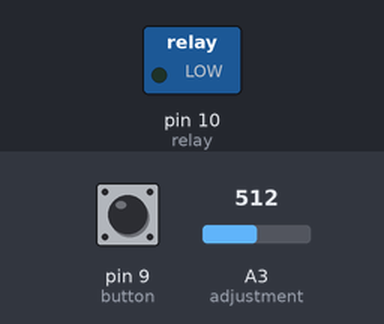
Bench run of a sketch on a simulated Arduino Uno, built with avr-gcc and run on an emulated ATmega328P. Shown: switched loads named in the sketch (green lamp = pin HIGH). Inputs (shaded band) come from the test bench; at power-on: pin 9 (button) LOW, A3 (adjustment) = 512. Pins used as bus, display or sensor lines are not drawn; what the sketch prints to the serial monitor is not drawn.

Above: at 1.2 s.
1.3 s: pin 9 (button) pulled HIGH for 0.15 s
At 1.8 s:
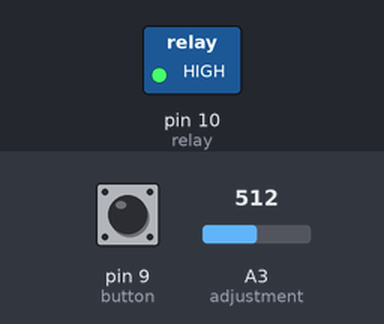
Timing chart, 0 to 4.3 s (numbered marks = the images above; inputs shaded):
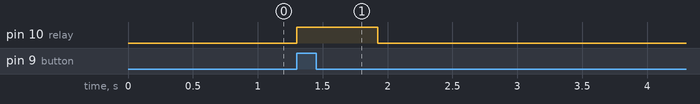

Measured:
- after the input at 1.3 s, pin 10 (relay): LOW → HIGH at once, → LOW 0.63 s later

The sketch:

Shurik_RelayOffDelay_v2.ino.ino
```cpp
int power = 8; // PB0 (CPU 14 Pin) Power led. always on
int relay = 10; // PB2 (CPU 16 Pin)  Relay
int button = 9;  // PB1 (CPU 15 Pin) Button
int adjustment = A3;  // ADC3 (CPU Pin 26) ( 10k adj resistor (to adjust time delay)

int delayIncrease = 2; // PD2 (CPU Pin 4 )
int delayDecrease = 3; // PD3 (CPU Pin 5 )


int sensorValue = 0;        // value read from the Adjustment Resistor
int outputValue = 0;        // mapped value for Led panel
int oldOutputValue = 0;     // old value. ifvalue changed - to update LED display
int delayValue = 0;         // if CPU = 8MHz = value / 2
int numberToShow = 0;       // Show value to LED Display

void setup()
{
  Serial.begin(9600);


  pinMode(power, OUTPUT);
  digitalWrite(power, HIGH);

  pinMode(relay, OUTPUT);

  pinMode(button, INPUT);

  pinMode(adjustment, INPUT);

}


void loop()
{

    // read the analog in value:
    sensorValue = analogRead(adjustment);
    // map it to the range of the analog out:
    outputValue = map(sensorValue, 0, 1023, 0, 250);

    delayValue = (int) outputValue * 10 / 2;


//    if (oldOutputValue != outputValue)
//    if ( (oldOutputValue+1 < outputValue) or  (oldOutputValue-1 > outputValue) )
//    if ( oldOutputValue != outputValue )
    if ( (oldOutputValue+1 < outputValue) or  (oldOutputValue > outputValue) )
    {
      Serial.print(outputValue);

      oldOutputValue = outputValue;
      delay(20);
    }


  if (digitalRead(button))
  {
    digitalWrite(relay, HIGH);
//    int i = map()


    // print the results to the serial monitor:
//    Serial.print("sensor = " );
//    Serial.print(sensorValue);
//    Serial.print("\t output = ");
//    Serial.println(outputValue);


    delay(delayValue);

    while (digitalRead(button))
    {
      digitalWrite(relay, LOW);
      delay(100);
    }


  }
  else
  {
    digitalWrite(relay, LOW);
  }
}
```
